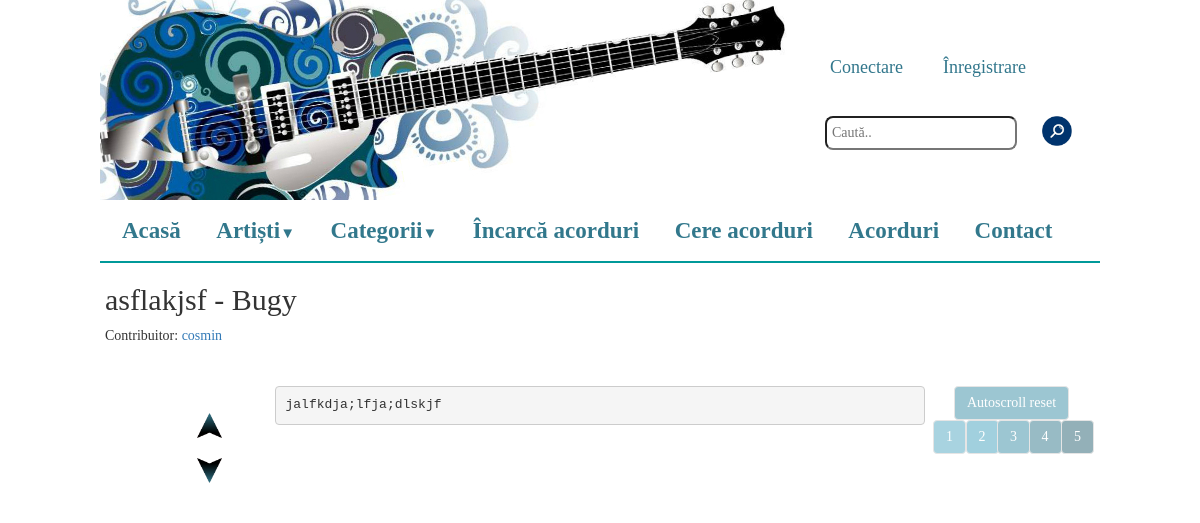
The page /index.php?draft=9 on the database its author committed.
### tables this page shows
CREATE TABLE IF NOT EXISTS `drafts` (
  `id` int(255) NOT NULL AUTO_INCREMENT,
  `artist` varchar(100) NOT NULL,
  `titlu` varchar(100) NOT NULL,
  `cale` varchar(200) NOT NULL,
  `uploader` varchar(100) NOT NULL,
  PRIMARY KEY (`id`)
);

### includes/functions.php (called while the page is built, shortened)
<?php
function get_draft_by_id($id_song) {
    $result = mysql_query("SELECT * FROM drafts WHERE id='$id_song'");
    return mysql_fetch_array($result);
}
?>

### pages/display_draft.php (the view, shortened to what this page needs)
<?php
    if(isset($_GET['draft'])){
        $id_song = $_GET['draft'];
        $query = get_draft_by_id($id_song);
        print "<h2>".$query['titlu']." - ".$query['artist']."</h2> Contribuitor: " . "<a href=\"index.php?user_uploads=1&username=" . $query['uploader']. "\">" . $query['uploader'] . "</a>";
        print "<br/>";
        $filename = $query['cale'];
        if($filename) {
            $f1 = fopen($filename, "r");
            if($f1) {
?>
<div class="row">
	<br>
	<br>
	<div class="col-sm-1">
	</div>
	<div class="col-sm-1">
		<br>
	    <input type="image" id="up" src="images/up.png" style="height:25px;width:25px;margin:7px;" onclick="transpose(1)"><br>
		<input type="image" id="down" src="images/down.png" style="height:25px;width:25px;margin:7px;" onclick="transpose(2)">
	</div>
	<div class="display-song col-sm-8" id="text">
	</div>
	<div class="autoscroll-fixed col-sm-2" id="autoscrolId">
		<button id="autoscroll" class="btn btn-default autoScrollClass" value="Autoscroll reset" onclick="pageScroll(0)">Autoscroll reset</button>
		<button class="btn btn-default autoScrollClass" id="autoscroll_1" value="1" onclick="pageScrollVeryLow()">1</button>
		<button class="btn btn-default autoScrollClass" id="autoscroll_2" value="2" onclick="pageScrollLow()">2</button>
		<button class="btn btn-default autoScrollClass" id="autoscroll_3" value="3" onclick="pageScrollNormal()">3</button>
		<button class="btn btn-default autoScrollClass" id="autoscroll_4" value="4" onclick="pageScrollHigh()">4</button>
		<button class="btn btn-default autoScrollClass" id="autoscroll_5" value="5" onclick="pageScrollVeryHigh()">5</button>
	</div>
</div>
<?php
            }
        }
    }
?>

### css/main.css (style rules this page uses)
* { margin: 0px; padding: 0px; }
#autoscrolId { position:fixed; margin-left: 69%; opacity:0.5; }
body { overflow-x: hidden; font-family: "Palatino Linotype", "Book Antiqua", Palatino, serif; }
#autoscroll { color: white; background-color: #3B8DA5; margin-left: 21px; }
#autoscroll_1 { color: white; background-color: #52A8C1; }
#autoscroll_2 { color: white; background-color: #45A2BD; margin-left: -4px; }
#autoscroll_3 { background-color: #3B8DA5; color: white; margin-left: -5px; }
#autoscroll_4 { background-color: #32788C; color: white; margin-left: -5px; }
#autoscroll_5 { color: white; background-color: #296373; margin-left: -4px; }

### rows shown on the page
drafts: titlu "asflakjsf", artist "Bugy", uploader "cosmin"
